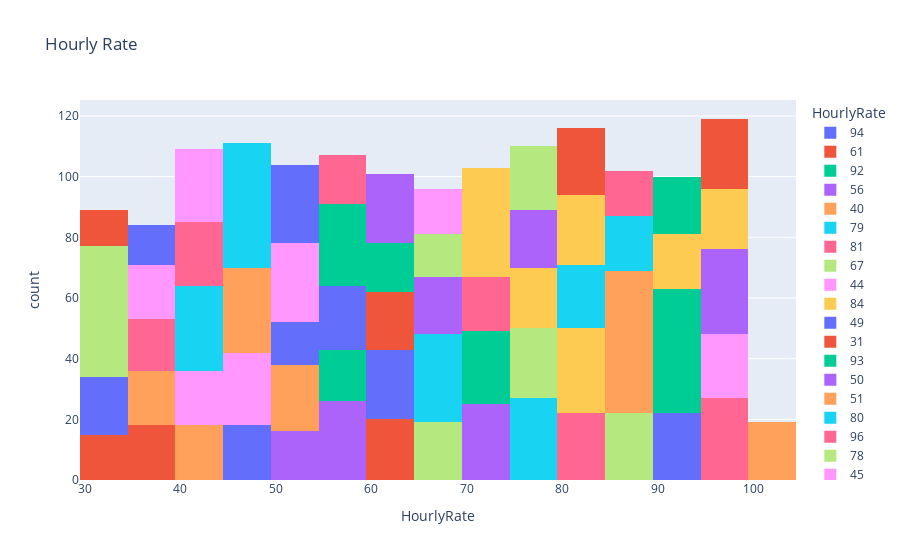

Notebook code for this chart:
### Code cell
# Hourly Rate:
fig = px.histogram(HourlyRate, x="HourlyRate", color = 'HourlyRate', title= 'Hourly Rate')
fig.show()

### Figure 1 — Plotly figure (JSON) as saved in the notebook; plotly's stock layout.template omitted (floating-point values rounded to 4 significant figures)
{"data": [{"alignmentgroup": "True", "bingroup": "x", "hovertemplate": "HourlyRate=%{x}<br>count=%{y}<extra></extra>", "legendgroup": "94", "marker": {"color": "#636efa"}, "name": "94", "offsetgroup": "94", "orientation": "v", "showlegend": true, "type": "histogram", "x": [94, 94, 94, 94, 94, 94, 94, 94, 94, 94, 94, 94, 94, 94, 94, 94, 94, 94, 94, 94, 94, 94], "xaxis": "x", "yaxis": "y"}, {"alignmentgroup": "True", "bingroup": "x", "hovertemplate": "HourlyRate=%{x}<br>count=%{y}<extra></extra>", "legendgroup": "61", "marker": {"color": "#EF553B"}, "name": "61", "offsetgroup": "61", "orientation": "v", "showlegend": true, "type": "histogram", "x": [61, 61, 61, 61, 61, 61, 61, 61, 61, 61, 61, 61, 61, 61, 61, 61, 61, 61, 61, 61], "xaxis": "x", "yaxis": "y"}, {"alignmentgroup": "True", "bingroup": "x", "hovertemplate": "HourlyRate=%{x}<br>count=%{y}<extra></extra>", "legendgroup": "92", "marker": {"color": "#00cc96"}, "name": "92", "offsetgroup": "92", "orientation": "v", "showlegend": true, "type": "histogram", "x": [92, 92, 92, 92, 92, 92, 92, 92, 92, 92, 92, 92, 92, 92, 92, 92, 92, 92, 92, 92, 92, 92, 92, 92, 92], "xaxis": "x", "yaxis": "y"}, {"alignmentgroup": "True", "bingroup": "x", "hovertemplate": "HourlyRate=%{x}<br>count=%{y}<extra></extra>", "legendgroup": "56", "marker": {"color": "#ab63fa"}, "name": "56", "offsetgroup": "56", "orientation": "v", "showlegend": true, "type": "histogram", "x": [56, 56, 56, 56, 56, 56, 56, 56, 56, 56, 56, 56, 56, 56, 56, 56, 56, 56, 56, 56, 56, 56, 56, 56, 56, 56], "xaxis": "x", "yaxis": "y"}, {"alignmentgroup": "True", "bingroup": "x", "hovertemplate": "HourlyRate=%{x}<br>count=%{y}<extra></extra>", "legendgroup": "40", "marker": {"color": "#FFA15A"}, "name": "40", "offsetgroup": "40", "orientation": "v", "showlegend": true, "type": "histogram", "x": [40, 40, 40, 40, 40, 40, 40, 40, 40, 40, 40, 40, 40, 40, 40, 40, 40, 40], "xaxis": "x", "yaxis": "y"}, {"alignmentgroup": "True", "bingroup": "x", "hovertemplate": "HourlyRate=%{x}<br>count=%{y}<extra></extra>", "legendgroup": "79", "marker": {"color": "#19d3f3"}, "name": "79", "offsetgroup": "79", "orientation": "v", "showlegend": true, "type": "histogram", "x": [79, 79, 79, 79, 79, 79, 79, 79, 79, 79, 79, 79, 79, 79, 79, 79, 79, 79, 79, 79, 79, 79, 79, 79, 79, 79, 79], "xaxis": "x", "yaxis": "y"}, {"alignmentgroup": "True", "bingroup": "x", "hovertemplate": "HourlyRate=%{x}<br>count=%{y}<extra></extra>", "legendgroup": "81", "marker": {"color": "#FF6692"}, "name": "81", "offsetgroup": "81", "orientation": "v", "showlegend": true, "type": "histogram", "x": [81, 81, 81, 81, 81, 81, 81, 81, 81, 81, 81, 81, 81, 81, 81, 81, 81, 81, 81, 81, 81, 81], "xaxis": "x", "yaxis": "y"}, {"alignmentgroup": "True", "bingroup": "x", "hovertemplate": "HourlyRate=%{x}<br>count=%{y}<extra></extra>", "legendgroup": "67", "marker": {"color": "#B6E880"}, "name": "67", "offsetgroup": "67", "orientation": "v", "showlegend": true, "type": "histogram", "x": [67, 67, 67, 67, 67, 67, 67, 67, 67, 67, 67, 67, 67, 67, 67, 67, 67, 67, 67], "xaxis": "x", "yaxis": "y"}, {"alignmentgroup": "True", "bingroup": "x", "hovertemplate": "HourlyRate=%{x}<br>count=%{y}<extra></extra>", "legendgroup": "44", "marker": {"color": "#FF97FF"}, "name": "44", "offsetgroup": "44", "orientation": "v", "showlegend": true, "type": "histogram", "x": [44, 44, 44, 44, 44, 44, 44, 44, 44, 44, 44, 44, 44, 44, 44, 44, 44, 44], "xaxis": "x", "yaxis": "y"}, {"alignmentgroup": "True", "bingroup": "x", "hovertemplate": "HourlyRate=%{x}<br>count=%{y}<extra></extra>", "legendgroup": "84", "marker": {"color": "#FECB52"}, "name": "84", "offsetgroup": "84", "orientation": "v", "showlegend": true, "type": "histogram", "x": [84, 84, 84, 84, 84, 84, 84, 84, 84, 84, 84, 84, 84, 84, 84, 84, 84, 84, 84, 84, 84, 84, 84, 84, 84, 84, 84, 84], "xaxis": "x", "yaxis": "y"}, {"alignmentgroup": "True", "bingroup": "x", "hovertemplate": "HourlyRate=%{x}<br>count=%{y}<extra></extra>", "legendgroup": "49", "marker": {"color": "#636efa"}, "name": "49", "offsetgroup": "49", "orientation": "v", "showlegend": true, "type": "histogram", "x": [49, 49, 49, 49, 49, 49, 49, 49, 49, 49, 49, 49, 49, 49, 49, 49, 49, 49], "xaxis": "x", "yaxis": "y"}, {"alignmentgroup": "True", "bingroup": "x", "hovertemplate": "HourlyRate=%{x}<br>count=%{y}<extra></extra>", "legendgroup": "31", "marker": {"color": "#EF553B"}, "name": "31", "offsetgroup": "31", "orientation": "v", "showlegend": true, "type": "histogram", "x": [31, 31, 31, 31, 31, 31, 31, 31, 31, 31, 31, 31, 31, 31, 31], "xaxis": "x", "yaxis": "y"}, {"alignmentgroup": "True", "bingroup": "x", "hovertemplate": "HourlyRate=%{x}<br>count=%{y}<extra></extra>", "legendgroup": "93", "marker": {"color": "#00cc96"}, "name": "93", "offsetgroup": "93", "orientation": "v", "showlegend": true, "type": "histogram", "x": [93, 93, 93, 93, 93, 93, 93, 93, 93, 93, 93, 93, 93, 93, 93, 93], "xaxis": "x", "yaxis": "y"}, {"alignmentgroup": "True", "bingroup": "x", "hovertemplate": "HourlyRate=%{x}<br>count=%{y}<extra></extra>", "legendgroup": "50", "marker": {"color": "#ab63fa"}, "name": "50", "offsetgroup": "50", "orientation": "v", "showlegend": true, "type": "histogram", "x": [50, 50, 50, 50, 50, 50, 50, 50, 50, 50, 50, 50, 50, 50, 50, 50], "xaxis": "x", "yaxis": "y"}, {"alignmentgroup": "True", "bingroup": "x", "hovertemplate": "HourlyRate=%{x}<br>count=%{y}<extra></extra>", "legendgroup": "51", "marker": {"color": "#FFA15A"}, "name": "51", "offsetgroup": "51", "orientation": "v", "showlegend": true, "type": "histogram", "x": [51, 51, 51, 51, 51, 51, 51, 51, 51, 51, 51, 51, 51, 51, 51, 51, 51, 51, 51, 51, 51, 51], "xaxis": "x", "yaxis": "y"}, {"alignmentgroup": "True", "bingroup": "x", "hovertemplate": "HourlyRate=%{x}<br>count=%{y}<extra></extra>", "legendgroup": "80", "marker": {"color": "#19d3f3"}, "name": "80", "offsetgroup": "80", "orientation": "v", "showlegend": true, "type": "histogram", "x": [80, 80, 80, 80, 80, 80, 80, 80, 80, 80, 80, 80, 80, 80, 80, 80, 80, 80, 80, 80, 80], "xaxis": "x", "yaxis": "y"}, {"alignmentgroup": "True", "bingroup": "x", "hovertemplate": "HourlyRate=%{x}<br>count=%{y}<extra></extra>", "legendgroup": "96", "marker": {"color": "#FF6692"}, "name": "96", "offsetgroup": "96", "orientation": "v", "showlegend": true, "type": "histogram", "x": [96, 96, 96, 96, 96, 96, 96, 96, 96, 96, 96, 96, 96, 96, 96, 96, 96, 96, 96, 96, 96, 96, 96, 96, 96, 96, 96], "xaxis": "x", "yaxis": "y"}, {"alignmentgroup": "True", "bingroup": "x", "hovertemplate": "HourlyRate=%{x}<br>count=%{y}<extra></extra>", "legendgroup": "78", "marker": {"color": "#B6E880"}, "name": "78", "offsetgroup": "78", "orientation": "v", "showlegend": true, "type": "histogram", "x": [78, 78, 78, 78, 78, 78, 78, 78, 78, 78, 78, 78, 78, 78, 78, 78, 78, 78, 78, 78, 78, 78, 78], "xaxis": "x", "yaxis": "y"}, {"alignmentgroup": "True", "bingroup": "x", "hovertemplate": "HourlyRate=%{x}<br>count=%{y}<extra></extra>", "legendgroup": "45", "marker": {"color": "#FF97FF"}, "name": "45", "offsetgroup": "45", "orientation": "v", "showlegend": true, "type": "histogram", "x": [45, 45, 45, 45, 45, 45, 45, 45, 45, 45, 45, 45, 45, 45, 45, 45, 45, 45, 45, 45, 45, 45, 45, 45], "xaxis": "x", "yaxis": "y"}, {"alignmentgroup": "True", "bingroup": "x", "hovertemplate": "HourlyRate=%{x}<br>count=%{y}<extra></extra>", "legendgroup": "82", "marker": {"color": "#FECB52"}, "name": "82", "offsetgroup": "82", "orientation": "v", "showlegend": true, "type": "histogram", "x": [82, 82, 82, 82, 82, 82, 82, 82, 82, 82, 82, 82, 82, 82, 82, 82, 82, 82, 82, 82, 82, 82, 82], "xaxis": "x", "yaxis": "y"}, {"alignmentgroup": "True", "bingroup": "x", "hovertemplate": "HourlyRate=%{x}<br>count=%{y}<extra></extra>", "legendgroup": "53", "marker": {"color": "#636efa"}, "name": "53", "offsetgroup": "53", "orientation": "v", "showlegend": true, "type": "histogram", "x": [53, 53, 53, 53, 53, 53, 53, 53, 53, 53, 53, 53, 53, 53], "xaxis": "x", "yaxis": "y"}, {"alignmentgroup": "True", "bingroup": "x", "hovertemplate": "HourlyRate=%{x}<br>count=%{y}<extra></extra>", "legendgroup": "83", "marker": {"color": "#EF553B"}, "name": "83", "offsetgroup": "83", "orientation": "v", "showlegend": true, "type": "histogram", "x": [83, 83, 83, 83, 83, 83, 83, 83, 83, 83, 83, 83, 83, 83, 83, 83, 83, 83, 83, 83, 83, 83], "xaxis": "x", "yaxis": "y"}, {"alignmentgroup": "True", "bingroup": "x", "hovertemplate": "HourlyRate=%{x}<br>count=%{y}<extra></extra>", "legendgroup": "58", "marker": {"color": "#00cc96"}, "name": "58", "offsetgroup": "58", "orientation": "v", "showlegend": true, "type": "histogram", "x": [58, 58, 58, 58, 58, 58, 58, 58, 58, 58, 58, 58, 58, 58, 58, 58, 58], "xaxis": "x", "yaxis": "y"}, {"alignmentgroup": "True", "bingroup": "x", "hovertemplate": "HourlyRate=%{x}<br>count=%{y}<extra></extra>", "legendgroup": "72", "marker": {"color": "#ab63fa"}, "name": "72", "offsetgroup": "72", "orientation": "v", "showlegend": true, "type": "histogram", "x": [72, 72, 72, 72, 72, 72, 72, 72, 72, 72, 72, 72, 72, 72, 72, 72, 72, 72, 72, 72, 72, 72, 72, 72, 72], "xaxis": "x", "yaxis": "y"}, {"alignmentgroup": "True", "bingroup": "x", "hovertemplate": "HourlyRate=%{x}<br>count=%{y}<extra></extra>", "legendgroup": "48", "marker": {"color": "#FFA15A"}, "name": "48", "offsetgroup": "48", "orientation": "v", "showlegend": true, "type": "histogram", "x": [48, 48, 48, 48, 48, 48, 48, 48, 48, 48, 48, 48, 48, 48, 48, 48, 48, 48, 48, 48, 48, 48, 48, 48, 48, 48, 48, 48], "xaxis": "x", "yaxis": "y"}, {"alignmentgroup": "True", "bingroup": "x", "hovertemplate": "HourlyRate=%{x}<br>count=%{y}<extra></extra>", "legendgroup": "42", "marker": {"color": "#19d3f3"}, "name": "42", "offsetgroup": "42", "orientation": "v", "showlegend": true, "type": "histogram", "x": [42, 42, 42, 42, 42, 42, 42, 42, 42, 42, 42, 42, 42, 42, 42, 42, 42, 42, 42, 42, 42, 42, 42, 42, 42, 42, 42, 42], "xaxis": "x", "yaxis": "y"}, {"alignmentgroup": "True", "bingroup": "x", "hovertemplate": "HourlyRate=%{x}<br>count=%{y}<extra></extra>", "legendgroup": "41", "marker": {"color": "#FF6692"}, "name": "41", "offsetgroup": "41", "orientation": "v", "showlegend": true, "type": "histogram", "x": [41, 41, 41, 41, 41, 41, 41, 41, 41, 41, 41, 41, 41, 41, 41, 41, 41, 41, 41, 41, 41], "xaxis": "x", "yaxis": "y"}, {"alignmentgroup": "True", "bingroup": "x", "hovertemplate": "HourlyRate=%{x}<br>count=%{y}<extra></extra>", "legendgroup": "86", "marker": {"color": "#B6E880"}, "name": "86", "offsetgroup": "86", "orientation": "v", "showlegend": true, "type": "histogram", "x": [86, 86, 86, 86, 86, 86, 86, 86, 86, 86, 86, 86, 86, 86, 86, 86, 86, 86, 86, 86, 86, 86], "xaxis": "x", "yaxis": "y"}, {"alignmentgroup": "True", "bingroup": "x", "hovertemplate": "HourlyRate=%{x}<br>count=%{y}<extra></extra>", "legendgroup": "97", "marker": {"color": "#FF97FF"}, "name": "97", "offsetgroup": "97", "orientation": "v", "showlegend": true, "type": "histogram", "x": [97, 97, 97, 97, 97, 97, 97, 97, 97, 97, 97, 97, 97, 97, 97, 97, 97, 97, 97, 97, 97], "xaxis": "x", "yaxis": "y"}, {"alignmentgroup": "True", "bingroup": "x", "hovertemplate": "HourlyRate=%{x}<br>count=%{y}<extra></extra>", "legendgroup": "75", "marker": {"color": "#FECB52"}, "name": "75", "offsetgroup": "75", "orientation": "v", "showlegend": true, "type": "histogram", "x": [75, 75, 75, 75, 75, 75, 75, 75, 75, 75, 75, 75, 75, 75, 75, 75, 75, 75, 75, 75], "xaxis": "x", "yaxis": "y"}, {"alignmentgroup": "True", "bingroup": "x", "hovertemplate": "HourlyRate=%{x}<br>count=%{y}<extra></extra>", "legendgroup": "33", "marker": {"color": "#636efa"}, "name": "33", "offsetgroup": "33", "orientation": "v", "showlegend": true, "type": "histogram", "x": [33, 33, 33, 33, 33, 33, 33, 33, 33, 33, 33, 33, 33, 33, 33, 33, 33, 33, 33], "xaxis": "x", "yaxis": "y"}, {"alignmentgroup": "True", "bingroup": "x", "hovertemplate": "HourlyRate=%{x}<br>count=%{y}<extra></extra>", "legendgroup": "37", "marker": {"color": "#EF553B"}, "name": "37", "offsetgroup": "37", "orientation": "v", "showlegend": true, "type": "histogram", "x": [37, 37, 37, 37, 37, 37, 37, 37, 37, 37, 37, 37, 37, 37, 37, 37, 37, 37], "xaxis": "x", "yaxis": "y"}, {"alignmentgroup": "True", "bingroup": "x", "hovertemplate": "HourlyRate=%{x}<br>count=%{y}<extra></extra>", "legendgroup": "73", "marker": {"color": "#00cc96"}, "name": "73", "offsetgroup": "73", "orientation": "v", "showlegend": true, "type": "histogram", "x": [73, 73, 73, 73, 73, 73, 73, 73, 73, 73, 73, 73, 73, 73, 73, 73, 73, 73, 73, 73, 73, 73, 73, 73], "xaxis": "x", "yaxis": "y"}, {"alignmentgroup": "True", "bingroup": "x", "hovertemplate": "HourlyRate=%{x}<br>count=%{y}<extra></extra>", "legendgroup": "98", "marker": {"color": "#ab63fa"}, "name": "98", "offsetgroup": "98", "orientation": "v", "showlegend": true, "type": "histogram", "x": [98, 98, 98, 98, 98, 98, 98, 98, 98, 98, 98, 98, 98, 98, 98, 98, 98, 98, 98, 98, 98, 98, 98, 98, 98, 98, 98, 98], "xaxis": "x", "yaxis": "y"}, {"alignmentgroup": "True", "bingroup": "x", "hovertemplate": "HourlyRate=%{x}<br>count=%{y}<extra></extra>", "legendgroup": "36", "marker": {"color": "#FFA15A"}, "name": "36", "offsetgroup": "36", "orientation": "v", "showlegend": true, "type": "histogram", "x": [36, 36, 36, 36, 36, 36, 36, 36, 36, 36, 36, 36, 36, 36, 36, 36, 36, 36], "xaxis": "x", "yaxis": "y"}, {"alignmentgroup": "True", "bingroup": "x", "hovertemplate": "HourlyRate=%{x}<br>count=%{y}<extra></extra>", "legendgroup": "47", "marker": {"color": "#19d3f3"}, "name": "47", "offsetgroup": "47", "orientation": "v", "showlegend": true, "type": "histogram", "x": [47, 47, 47, 47, 47, 47, 47, 47, 47, 47, 47, 47, 47, 47, 47, 47], "xaxis": "x", "yaxis": "y"}, {"alignmentgroup": "True", "bingroup": "x", "hovertemplate": "HourlyRate=%{x}<br>count=%{y}<extra></extra>", "legendgroup": "71", "marker": {"color": "#FF6692"}, "name": "71", "offsetgroup": "71", "orientation": "v", "showlegend": true, "type": "histogram", "x": [71, 71, 71, 71, 71, 71, 71, 71, 71, 71, 71, 71, 71, 71, 71, 71, 71, 71], "xaxis": "x", "yaxis": "y"}, {"alignmentgroup": "True", "bingroup": "x", "hovertemplate": "HourlyRate=%{x}<br>count=%{y}<extra></extra>", "legendgroup": "30", "marker": {"color": "#B6E880"}, "name": "30", "offsetgroup": "30", "orientation": "v", "showlegend": true, "type": "histogram", "x": [30, 30, 30, 30, 30, 30, 30, 30, 30, 30, 30, 30, 30, 30, 30, 30, 30, 30, 30], "xaxis": "x", "yaxis": "y"}, {"alignmentgroup": "True", "bingroup": "x", "hovertemplate": "HourlyRate=%{x}<br>count=%{y}<extra></extra>", "legendgroup": "43", "marker": {"color": "#FF97FF"}, "name": "43", "offsetgroup": "43", "orientation": "v", "showlegend": true, "type": "histogram", "x": [43, 43, 43, 43, 43, 43, 43, 43, 43, 43, 43, 43, 43, 43, 43, 43, 43, 43, 43, 43, 43, 43, 43, 43], "xaxis": "x", "yaxis": "y"}, {"alignmentgroup": "True", "bingroup": "x", "hovertemplate": "HourlyRate=%{x}<br>count=%{y}<extra></extra>", "legendgroup": "99", "marker": {"color": "#FECB52"}, "name": "99", "offsetgroup": "99", "orientation": "v", "showlegend": true, "type": "histogram", "x": [99, 99, 99, 99, 99, 99, 99, 99, 99, 99, 99, 99, 99, 99, 99, 99, 99, 99, 99, 99], "xaxis": "x", "yaxis": "y"}, {"alignmentgroup": "True", "bingroup": "x", "hovertemplate": "HourlyRate=%{x}<br>count=%{y}<extra></extra>", "legendgroup": "59", "marker": {"color": "#636efa"}, "name": "59", "offsetgroup": "59", "orientation": "v", "showlegend": true, "type": "histogram", "x": [59, 59, 59, 59, 59, 59, 59, 59, 59, 59, 59, 59, 59, 59, 59, 59, 59, 59, 59, 59, 59], "xaxis": "x", "yaxis": "y"}, {"alignmentgroup": "True", "bingroup": "x", "hovertemplate": "HourlyRate=%{x}<br>count=%{y}<extra></extra>", "legendgroup": "95", "marker": {"color": "#EF553B"}, "name": "95", "offsetgroup": "95", "orientation": "v", "showlegend": true, "type": "histogram", "x": [95, 95, 95, 95, 95, 95, 95, 95, 95, 95, 95, 95, 95, 95, 95, 95, 95, 95, 95, 95, 95, 95, 95], "xaxis": "x", "yaxis": "y"}, {"alignmentgroup": "True", "bingroup": "x", "hovertemplate": "HourlyRate=%{x}<br>count=%{y}<extra></extra>", "legendgroup": "57", "marker": {"color": "#00cc96"}, "name": "57", "offsetgroup": "57", "orientation": "v", "showlegend": true, "type": "histogram", "x": [57, 57, 57, 57, 57, 57, 57, 57, 57, 57, 57, 57, 57, 57, 57, 57, 57, 57, 57, 57, 57, 57, 57, 57, 57, 57, 57], "xaxis": "x", "yaxis": "y"}, {"alignmentgroup": "True", "bingroup": "x", "hovertemplate": "HourlyRate=%{x}<br>count=%{y}<extra></extra>", "legendgroup": "76", "marker": {"color": "#ab63fa"}, "name": "76", "offsetgroup": "76", "orientation": "v", "showlegend": true, "type": "histogram", "x": [76, 76, 76, 76, 76, 76, 76, 76, 76, 76, 76, 76, 76, 76, 76, 76, 76, 76, 76], "xaxis": "x", "yaxis": "y"}, {"alignmentgroup": "True", "bingroup": "x", "hovertemplate": "HourlyRate=%{x}<br>count=%{y}<extra></extra>", "legendgroup": "87", "marker": {"color": "#FFA15A"}, "name": "87", "offsetgroup": "87", "orientation": "v", "showlegend": true, "type": "histogram", "x": [87, 87, 87, 87, 87, 87, 87, 87, 87, 87, 87, 87, 87, 87, 87, 87, 87, 87, 87, 87, 87, 87, 87, 87, 87, 87], "xaxis": "x", "yaxis": "y"}, {"alignmentgroup": "True", "bingroup": "x", "hovertemplate": "HourlyRate=%{x}<br>count=%{y}<extra></extra>", "legendgroup": "66", "marker": {"color": "#19d3f3"}, "name": "66", "offsetgroup": "66", "orientation": "v", "showlegend": true, "type": "histogram", "x": [66, 66, 66, 66, 66, 66, 66, 66, 66, 66, 66, 66, 66, 66, 66, 66, 66, 66, 66, 66, 66, 66, 66, 66, 66, 66, 66, 66, 66], "xaxis": "x", "yaxis": "y"}, {"alignmentgroup": "True", "bingroup": "x", "hovertemplate": "HourlyRate=%{x}<br>count=%{y}<extra></extra>", "legendgroup": "55", "marker": {"color": "#FF6692"}, "name": "55", "offsetgroup": "55", "orientation": "v", "showlegend": true, "type": "histogram", "x": [55, 55, 55, 55, 55, 55, 55, 55, 55, 55, 55, 55, 55, 55, 55, 55], "xaxis": "x", "yaxis": "y"}, {"alignmentgroup": "True", "bingroup": "x", "hovertemplate": "HourlyRate=%{x}<br>count=%{y}<extra></extra>", "legendgroup": "32", "marker": {"color": "#B6E880"}, "name": "32", "offsetgroup": "32", "orientation": "v", "showlegend": true, "type": "histogram", "x": [32, 32, 32, 32, 32, 32, 32, 32, 32, 32, 32, 32, 32, 32, 32, 32, 32, 32, 32, 32, 32, 32, 32, 32], "xaxis": "x", "yaxis": "y"}, {"alignmentgroup": "True", "bingroup": "x", "hovertemplate": "HourlyRate=%{x}<br>count=%{y}<extra></extra>", "legendgroup": "52", "marker": {"color": "#FF97FF"}, "name": "52", "offsetgroup": "52", "orientation": "v", "showlegend": true, "type": "histogram", "x": [52, 52, 52, 52, 52, 52, 52, 52, 52, 52, 52, 52, 52, 52, 52, 52, 52, 52, 52, 52, 52, 52, 52, 52, 52, 52], "xaxis": "x", "yaxis": "y"}, {"alignmentgroup": "True", "bingroup": "x", "hovertemplate": "HourlyRate=%{x}<br>count=%{y}<extra></extra>", "legendgroup": "70", "marker": {"color": "#FECB52"}, "name": "70", "offsetgroup": "70", "orientation": "v", "showlegend": true, "type": "histogram", "x": [70, 70, 70, 70, 70, 70, 70, 70, 70, 70, 70, 70, 70, 70, 70, 70], "xaxis": "x", "yaxis": "y"}, {"alignmentgroup": "True", "bingroup": "x", "hovertemplate": "HourlyRate=%{x}<br>count=%{y}<extra></extra>", "legendgroup": "62", "marker": {"color": "#636efa"}, "name": "62", "offsetgroup": "62", "orientation": "v", "showlegend": true, "type": "histogram", "x": [62, 62, 62, 62, 62, 62, 62, 62, 62, 62, 62, 62, 62, 62, 62, 62, 62, 62, 62, 62, 62, 62, 62], "xaxis": "x", "yaxis": "y"}, {"alignmentgroup": "True", "bingroup": "x", "hovertemplate": "HourlyRate=%{x}<br>count=%{y}<extra></extra>", "legendgroup": "64", "marker": {"color": "#EF553B"}, "name": "64", "offsetgroup": "64", "orientation": "v", "showlegend": true, "type": "histogram", "x": [64, 64, 64, 64, 64, 64, 64, 64, 64, 64, 64, 64, 64, 64, 64, 64, 64, 64, 64], "xaxis": "x", "yaxis": "y"}, {"alignmentgroup": "True", "bingroup": "x", "hovertemplate": "HourlyRate=%{x}<br>count=%{y}<extra></extra>", "legendgroup": "63", "marker": {"color": "#00cc96"}, "name": "63", "offsetgroup": "63", "orientation": "v", "showlegend": true, "type": "histogram", "x": [63, 63, 63, 63, 63, 63, 63, 63, 63, 63, 63, 63, 63, 63, 63, 63], "xaxis": "x", "yaxis": "y"}, {"alignmentgroup": "True", "bingroup": "x", "hovertemplate": "HourlyRate=%{x}<br>count=%{y}<extra></extra>", "legendgroup": "60", "marker": {"color": "#ab63fa"}, "name": "60", "offsetgroup": "60", "orientation": "v", "showlegend": true, "type": "histogram", "x": [60, 60, 60, 60, 60, 60, 60, 60, 60, 60, 60, 60, 60, 60, 60, 60, 60, 60, 60, 60, 60, 60, 60], "xaxis": "x", "yaxis": "y"}, {"alignmentgroup": "True", "bingroup": "x", "hovertemplate": "HourlyRate=%{x}<br>count=%{y}<extra></extra>", "legendgroup": "100", "marker": {"color": "#FFA15A"}, "name": "100", "offsetgroup": "100", "orientation": "v", "showlegend": true, "type": "histogram", "x": [100, 100, 100, 100, 100, 100, 100, 100, 100, 100, 100, 100, 100, 100, 100, 100, 100, 100, 100], "xaxis": "x", "yaxis": "y"}, {"alignmentgroup": "True", "bingroup": "x", "hovertemplate": "HourlyRate=%{x}<br>count=%{y}<extra></extra>", "legendgroup": "46", "marker": {"color": "#19d3f3"}, "name": "46", "offsetgroup": "46", "orientation": "v", "showlegend": true, "type": "histogram", "x": [46, 46, 46, 46, 46, 46, 46, 46, 46, 46, 46, 46, 46, 46, 46, 46, 46, 46, 46, 46, 46, 46, 46, 46, 46], "xaxis": "x", "yaxis": "y"}, {"alignmentgroup": "True", "bingroup": "x", "hovertemplate": "HourlyRate=%{x}<br>count=%{y}<extra></extra>", "legendgroup": "39", "marker": {"color": "#FF6692"}, "name": "39", "offsetgroup": "39", "orientation": "v", "showlegend": true, "type": "histogram", "x": [39, 39, 39, 39, 39, 39, 39, 39, 39, 39, 39, 39, 39, 39, 39, 39, 39], "xaxis": "x", "yaxis": "y"}, {"alignmentgroup": "True", "bingroup": "x", "hovertemplate": "HourlyRate=%{x}<br>count=%{y}<extra></extra>", "legendgroup": "77", "marker": {"color": "#B6E880"}, "name": "77", "offsetgroup": "77", "orientation": "v", "showlegend": true, "type": "histogram", "x": [77, 77, 77, 77, 77, 77, 77, 77, 77, 77, 77, 77, 77, 77, 77, 77, 77, 77, 77, 77, 77], "xaxis": "x", "yaxis": "y"}, {"alignmentgroup": "True", "bingroup": "x", "hovertemplate": "HourlyRate=%{x}<br>count=%{y}<extra></extra>", "legendgroup": "35", "marker": {"color": "#FF97FF"}, "name": "35", "offsetgroup": "35", "orientation": "v", "showlegend": true, "type": "histogram", "x": [35, 35, 35, 35, 35, 35, 35, 35, 35, 35, 35, 35, 35, 35, 35, 35, 35, 35], "xaxis": "x", "yaxis": "y"}, {"alignmentgroup": "True", "bingroup": "x", "hovertemplate": "HourlyRate=%{x}<br>count=%{y}<extra></extra>", "legendgroup": "91", "marker": {"color": "#FECB52"}, "name": "91", "offsetgroup": "91", "orientation": "v", "showlegend": true, "type": "histogram", "x": [91, 91, 91, 91, 91, 91, 91, 91, 91, 91, 91, 91, 91, 91, 91, 91, 91, 91], "xaxis": "x", "yaxis": "y"}, {"alignmentgroup": "True", "bingroup": "x", "hovertemplate": "HourlyRate=%{x}<br>count=%{y}<extra></extra>", "legendgroup": "54", "marker": {"color": "#636efa"}, "name": "54", "offsetgroup": "54", "orientation": "v", "showlegend": true, "type": "histogram", "x": [54, 54, 54, 54, 54, 54, 54, 54, 54, 54, 54, 54, 54, 54, 54, 54, 54, 54, 54, 54, 54, 54, 54, 54, 54, 54], "xaxis": "x", "yaxis": "y"}, {"alignmentgroup": "True", "bingroup": "x", "hovertemplate": "HourlyRate=%{x}<br>count=%{y}<extra></extra>", "legendgroup": "34", "marker": {"color": "#EF553B"}, "name": "34", "offsetgroup": "34", "orientation": "v", "showlegend": true, "type": "histogram", "x": [34, 34, 34, 34, 34, 34, 34, 34, 34, 34, 34, 34], "xaxis": "x", "yaxis": "y"}, {"alignmentgroup": "True", "bingroup": "x", "hovertemplate": "HourlyRate=%{x}<br>count=%{y}<extra></extra>", "legendgroup": "90", "marker": {"color": "#00cc96"}, "name": "90", "offsetgroup": "90", "orientation": "v", "showlegend": true, "type": "histogram", "x": [90, 90, 90, 90, 90, 90, 90, 90, 90, 90, 90, 90, 90, 90, 90, 90, 90, 90, 90], "xaxis": "x", "yaxis": "y"}, {"alignmentgroup": "True", "bingroup": "x", "hovertemplate": "HourlyRate=%{x}<br>count=%{y}<extra></extra>", "legendgroup": "65", "marker": {"color": "#ab63fa"}, "name": "65", "offsetgroup": "65", "orientation": "v", "showlegend": true, "type": "histogram", "x": [65, 65, 65, 65, 65, 65, 65, 65, 65, 65, 65, 65, 65, 65, 65, 65, 65, 65, 65], "xaxis": "x", "yaxis": "y"}, {"alignmentgroup": "True", "bingroup": "x", "hovertemplate": "HourlyRate=%{x}<br>count=%{y}<extra></extra>", "legendgroup": "88", "marker": {"color": "#FFA15A"}, "name": "88", "offsetgroup": "88", "orientation": "v", "showlegend": true, "type": "histogram", "x": [88, 88, 88, 88, 88, 88, 88, 88, 88, 88, 88, 88, 88, 88, 88, 88, 88, 88, 88, 88, 88], "xaxis": "x", "yaxis": "y"}, {"alignmentgroup": "True", "bingroup": "x", "hovertemplate": "HourlyRate=%{x}<br>count=%{y}<extra></extra>", "legendgroup": "85", "marker": {"color": "#19d3f3"}, "name": "85", "offsetgroup": "85", "orientation": "v", "showlegend": true, "type": "histogram", "x": [85, 85, 85, 85, 85, 85, 85, 85, 85, 85, 85, 85, 85, 85, 85, 85, 85, 85], "xaxis": "x", "yaxis": "y"}, {"alignmentgroup": "True", "bingroup": "x", "hovertemplate": "HourlyRate=%{x}<br>count=%{y}<extra></extra>", "legendgroup": "89", "marker": {"color": "#FF6692"}, "name": "89", "offsetgroup": "89", "orientation": "v", "showlegend": true, "type": "histogram", "x": [89, 89, 89, 89, 89, 89, 89, 89, 89, 89, 89, 89, 89, 89, 89], "xaxis": "x", "yaxis": "y"}, {"alignmentgroup": "True", "bingroup": "x", "hovertemplate": "HourlyRate=%{x}<br>count=%{y}<extra></extra>", "legendgroup": "68", "marker": {"color": "#B6E880"}, "name": "68", "offsetgroup": "68", "orientation": "v", "showlegend": true, "type": "histogram", "x": [68, 68, 68, 68, 68, 68, 68, 68, 68, 68, 68, 68, 68, 68], "xaxis": "x", "yaxis": "y"}, {"alignmentgroup": "True", "bingroup": "x", "hovertemplate": "HourlyRate=%{x}<br>count=%{y}<extra></extra>", "legendgroup": "69", "marker": {"color": "#FF97FF"}, "name": "69", "offsetgroup": "69", "orientation": "v", "showlegend": true, "type": "histogram", "x": [69, 69, 69, 69, 69, 69, 69, 69, 69, 69, 69, 69, 69, 69, 69], "xaxis": "x", "yaxis": "y"}, {"alignmentgroup": "True", "bingroup": "x", "hovertemplate": "HourlyRate=%{x}<br>count=%{y}<extra></extra>", "legendgroup": "74", "marker": {"color": "#FECB52"}, "name": "74", "offsetgroup": "74", "orientation": "v", "showlegend": true, "type": "histogram", "x": [74, 74, 74, 74, 74, 74, 74, 74, 74, 74, 74, 74, 74, 74, 74, 74, 74, 74, 74, 74], "xaxis": "x", "yaxis": "y"}, {"alignmentgroup": "True", "bingroup": "x", "hovertemplate": "HourlyRate=%{x}<br>count=%{y}<extra></extra>", "legendgroup": "38", "marker": {"color": "#636efa"}, "name": "38", "offsetgroup": "38", "orientation": "v", "showlegend": true, "type": "histogram", "x": [38, 38, 38, 38, 38, 38, 38, 38, 38, 38, 38, 38, 38], "xaxis": "x", "yaxis": "y"}], "layout": {"barmode": "relative", "legend": {"title": {"text": "HourlyRate"}, "tracegroupgap": 0}, "title": {"text": "Hourly Rate"}, "xaxis": {"anchor": "y", "categoryarray": [94, 61, 92, 56, 40, 79, 81, 67, 44, 84, 49, 31, 93, 50, 51, 80, 96, 78, 45, 82, 53, 83, 58, 72, 48, 42, 41, 86, 97, 75, 33, 37, 73, 98, 36, 47, 71, 30, 43, 99, 59, 95, 57, 76, 87, 66, 55, 32, 52, 70, 62, 64, 63, 60, 100, 46, 39, 77, 35, 91, 54, 34, 90, 65, 88, 85, 89, 68, 69, 74, 38], "categoryorder": "array", "domain": [0, 1], "title": {"text": "HourlyRate"}}, "yaxis": {"anchor": "x", "domain": [0, 1], "title": {"text": "count"}}}}
